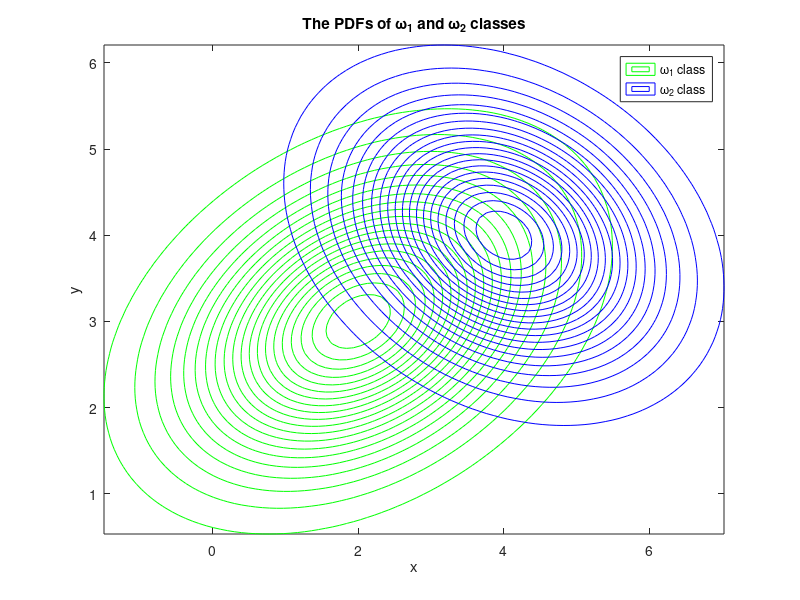
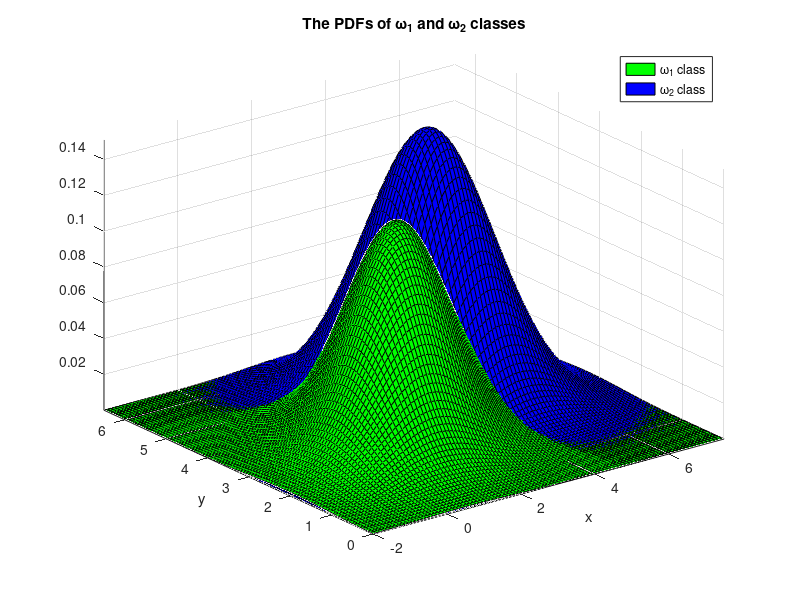
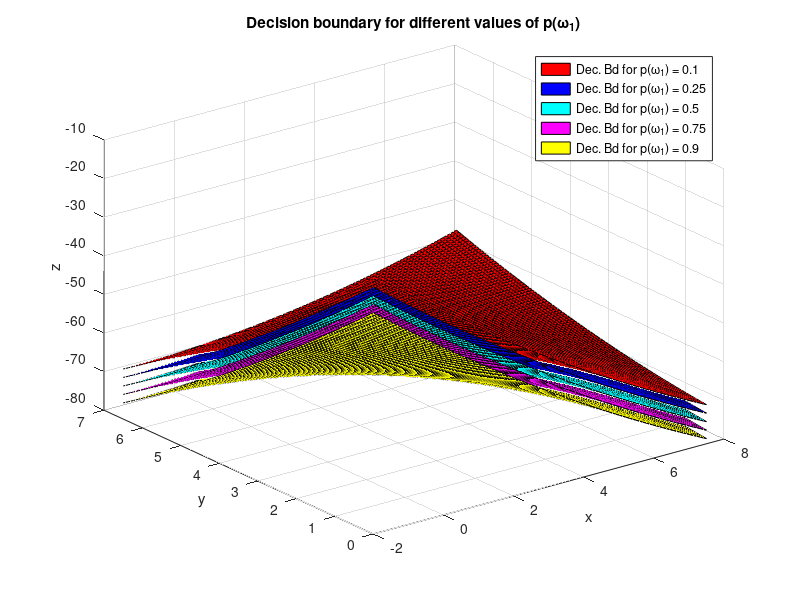
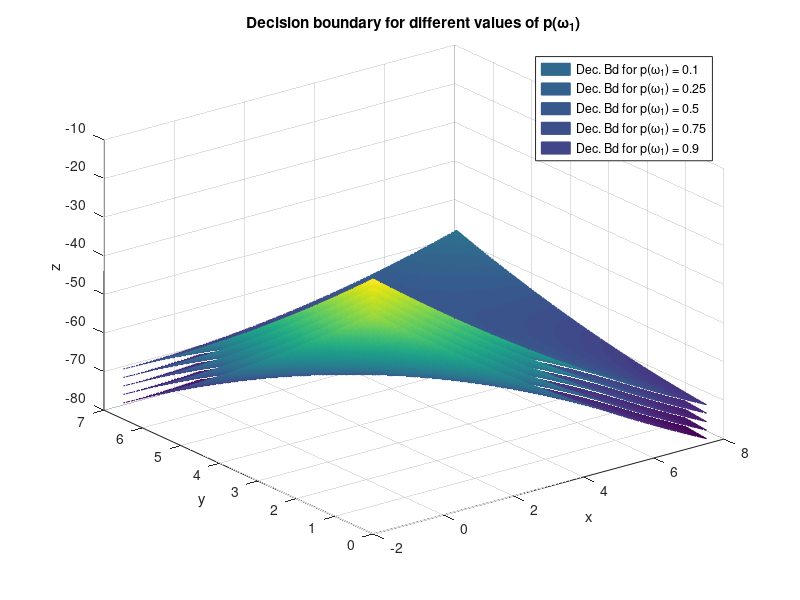

Source code (MATLAB) for these figures, in order:
%% Pattern Recognition 2024
%  Exercise 1.4 | Bayes

clear all; close all; clc

% 2.
% Define the parameters of the two Gaussian functions
mu1 = [2 3];
mu2 = [4 4];
Sigma1 = [2 0.5; 0.5 1];
Sigma2 = [1.5 -0.3; -0.3 0.8];

% Define the x and y values for the plot
x= linspace(-2, 7.5, 100);
y= linspace(0, 6.5, 100);
[X,Y] = meshgrid(x,y);

% Create the Gaussian class omega 1
omega1 = mvnpdf([X(:) Y(:)], mu1, Sigma1);
omega1 = reshape(omega1, size(X));

% Create the Gaussian class omega 2
omega2 = mvnpdf([X(:) Y(:)], mu2, Sigma2);
omega2 = reshape(omega2, size(X));

% Project the Gaussian functions onto the x-y plane
% Contour
figure
contour(X,Y,omega1,20,'g');
hold on;
contour(X,Y,omega2,20,'b');
axis tight;
xlabel('x');
ylabel('y');
legend('\omega_1 class','\omega_2 class')
title('The PDFs of \omega_1 and \omega_2 classes');

% Surf
figure
surf(X,Y,omega1,'FaceColor','g');
hold on;
surf(X,Y,omega2,'FaceColor','b');
%colorbar;
axis tight;
xlabel('x');
ylabel('y');
legend('\omega_1 class','\omega_2 class')
title('The PDFs of \omega_1 and \omega_2 classes');

% 3.
figure

% For p1=0.1
p1 = 0.1;
p2 = 1 - p1;
const1 = 6.27 - 2*log(1.57*(p2/p1));
dec_bd1 = 0.14.*X.^2 + 0.20.*Y.^2 - 6.66.*X - 7.25.*Y + 1.11.*X.*Y + 2*log(p2/p1) - log(det(Sigma2)/det(Sigma1)) - 32.65;
surf(X,Y,dec_bd1,'FaceColor','r','EdgeColor','k');
hold on;

% For p1=0.25
p1 = 0.25;
p2 = 1 - p1;
const2 = 6.27 - 2*log(1.57*(p2/p1));
dec_bd2 = 0.14.*X.^2 + 0.20.*Y.^2 - 6.66.*X - 7.25.*Y + 1.11.*X.*Y + 2*log(p2/p1) - log(det(Sigma2)/det(Sigma1)) - 32.65;
surf(X,Y,dec_bd2,'FaceColor','b','EdgeColor','k');
hold on;

% For p1=0.5
p1 = 0.5;
p2 = 1 - p1;
const2 = 6.27 - 2*log(1.57*(p2/p1));
dec_bd3 = 0.14.*X.^2 + 0.20.*Y.^2 - 6.66.*X - 7.25.*Y + 1.11.*X.*Y + 2*log(p2/p1) - log(det(Sigma2)/det(Sigma1)) - 32.65;
surf(X,Y,dec_bd3,'FaceColor','c','EdgeColor','k');
hold on;

% For p1=0.75
p1 = 0.75;
p2 = 1 - p1;
const4 = 32.58 - log(0.16*(p2/p1));
dec_bd4 = 0.14.*X.^2 + 0.20.*Y.^2 - 6.66.*X - 7.25.*Y + 1.11.*X.*Y + 2*log(p2/p1) - log(det(Sigma2)/det(Sigma1)) - 32.65;
surf(X,Y,dec_bd4,'FaceColor','m','EdgeColor','k');
hold on;

% For p1=0.9
p1 = 0.9;
p2 = 1 - p1;
const5 = 32.58 - log(0.16*(p2/p1));
dec_bd5 = 0.14.*X.^2 + 0.20.*Y.^2 - 6.66.*X - 7.25.*Y + 1.11.*X.*Y + 2*log(p2/p1) - log(det(Sigma2)/det(Sigma1)) - 32.65;
surf(X,Y,dec_bd5,'FaceColor','y','EdgeColor','k');
hold on;

xlabel('x');
ylabel('y');
zlabel('z');
title('Decision boundary for different values of p(\omega_1)');
legend('Dec. Bd for p(\omega_1) = 0.1','Dec. Bd for p(\omega_1) = 0.25','Dec. Bd for p(\omega_1) = 0.5','Dec. Bd for p(\omega_1) = 0.75','Dec. Bd for p(\omega_1) = 0.9');

% Plotting the surfce once more, using 'interp', 
% so that the shape of the boundary is clear
figure

surf(X,Y,dec_bd1,'EdgeColor','interp');
hold on;
surf(X,Y,dec_bd2,'EdgeColor','interp');
hold on;
surf(X,Y,dec_bd3,'EdgeColor','interp');
hold on;
surf(X,Y,dec_bd4,'EdgeColor','interp');
hold on;
surf(X,Y,dec_bd5,'EdgeColor','interp');
hold on;

xlabel('x');
ylabel('y');
zlabel('z');
title('Decision boundary for different values of p(\omega_1)');
legend('Dec. Bd for p(\omega_1) = 0.1','Dec. Bd for p(\omega_1) = 0.25','Dec. Bd for p(\omega_1) = 0.5','Dec. Bd for p(\omega_1) = 0.75','Dec. Bd for p(\omega_1) = 0.9');

% 4.
% Repeat for the given correlation matrices (Sigma1 = Sigma2)

% b.
% Define the parameters of the two Gaussian functions
mu1 = [2 3];
mu2 = [4 4];
Sigma1 = [1.2 0.4; 0.4 1.2];
Sigma2 = Sigma1;

% Define the x and y values for the plot
x= linspace(-1, 7, 100);
y= linspace(0, 7, 100);
[X,Y] = meshgrid(x,y);

% Create the Gaussian class omega 1
omega1 = mvnpdf([X(:) Y(:)], mu1, Sigma1);
omega1 = reshape(omega1, size(X));

% Create the Gaussian class omega 2
omega2 = mvnpdf([X(:) Y(:)], mu2, Sigma2);
omega2 = reshape(omega2, size(X));

% Project the Gaussian functions onto the x-y plane
% Contour
figure
contour(X,Y,omega1,20,'g');
hold on;
contour(X,Y,omega2,20,'b');
axis tight;
xlabel('x');
ylabel('y');
legend('\omega_1 class','\omega_2 class')
title('The PDFs of \omega_1 and \omega_2 classes');

% Surf
figure
surf(X,Y,omega1,'FaceColor','g');
hold on;
surf(X,Y,omega2,'FaceColor','b');
axis tight;
xlabel('x');
ylabel('y');
legend('\omega_1 class','\omega_2 class')
title('The PDFs of \omega_1 and \omega_2 classes');

% c.
mu1 = [2 3];
mu2 = [4 4];
Sigma1 = [1.2 0.4; 0.4 1.2];
Sigma2 = Sigma1;

figure

% For p1=0.1
p1 = 0.1;
p2 = 1 - p1;
const1 = 11.56 - 2*log((p2/p1));
x1 = x;
x2 = (-1/0.62)*(3.12.*x1-const1);
plot(x1,x2,'r');
hold on;

% For p1=0.25
p1 = 0.25;
p2 = 1 - p1;
const2 = 11.56 - 2*log((p2/p1));
x1 = x;
x2 = (-1/0.62)*(3.12.*x1-const2);
plot(x1,x2,'y');
hold on;

% For p1=0.5
p1 = 0.5;
p2 = 1 - p1;
const3 = 11.56 - 2*log((p2/p1));
x1 = x;
x2 = (-1/0.62)*(3.12.*x1-const3);
plot(x1,x2,'g');
hold on;

% For p1=0.75
p1 = 0.75;
p2 = 1 - p1;
const4 = 11.56 - 2*log((p2/p1));
x1 = x;
x2 = (-1/0.62)*(3.12.*x1-const4);
plot(x1,x2,'b');
hold on;

% For p1=0.9
p1 = 0.9;
p2 = 1 - p1;
const5 = 11.56 - 2*log((p2/p1));
x1 = x;
x2 = (-1/0.62)*(3.12.*x1-const5);
plot(x1,x2,'c');
hold on;

xlabel('x');
ylabel('y');
title('Decision boundary for different values of p(\omega_1)');
legend('Dec. Bd for p(\omega_1) = 0.1','Dec. Bd for p(\omega_1) = 0.25', ...
    'Dec. Bd for p(\omega_1) = 0.5','Dec. Bd for p(\omega_1) = 0.75','Dec. Bd for p(\omega_1) = 0.9');
